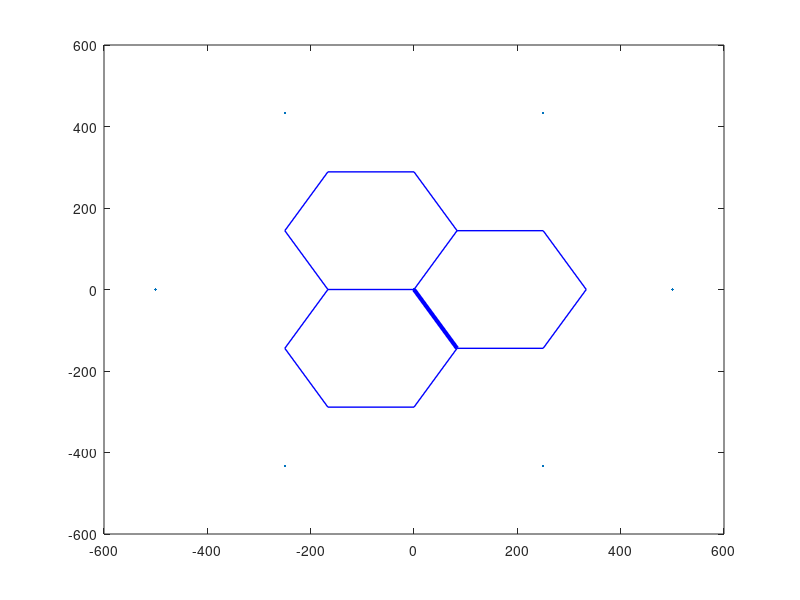

Reproduce this figure in MATLAB. (Note: this script raises an error after producing the figure.)
function [SectorLocation,LabelLocation,NumSectors] = GenerateSectorLoc()

InterSiteDist = 500; % m
r = InterSiteDist/3; % radius of the sector eNodeB cell
NumSiteRings = 1; % 0 ring->1 BS site, 1 ring->7 BS sites, 2 ring->19 BS sites, 3 ring->37 BS sites
rBorder = NumSiteRings*3*r+2*r; % radius of considered area

%%sector location and boresight
if NumSiteRings==0
    Sites=[0,0];%x,y coordinate of all Sites
elseif NumSiteRings==1
    Sites=zeros(7,2);
    ang=0:60:300;
    Sites(2:7,1)=3*r.*cosd(ang);
    Sites(2:7,2)=3*r.*sind(ang);
elseif NumSiteRings==2
    Sites=zeros(19,2);
    ang=0:60:300;
    Sites(2:7,1)=3*r.*cosd(ang);
    Sites(2:7,2)=3*r.*sind(ang);
    Sites(8:2:18,1)=6*r.*cosd(ang);
    Sites(8:2:18,2)=6*r.*sind(ang);  
    ang=30:60:330;
    Sites(9:2:19,1)=3*sqrt(3)*r.*cosd(ang);
    Sites(9:2:19,2)=3*sqrt(3)*r.*sind(ang);      
elseif NumSiteRings==3
    ;
end

Sites;
NumSites=size(Sites,1);

figure;
plot(Sites(:,1),Sites(:,2),'.')
hold on;
LabelLocation = zeros(3*NumSites,2);
linewidth = 1;
for p=1:NumSites
    %%%plot parallel lines: 60 degree lines
    plot([Sites(p,1) Sites(p,1)+r*cosd(60)],[Sites(p,2) Sites(p,2)+r*sind(60)],'-b','LineWidth',linewidth)
    plot([Sites(p,1) Sites(p,1)+r*cosd(60)]-1.5*r,[Sites(p,2) Sites(p,2)+r*sind(60)]+sqrt(3)/2*r,'-b','LineWidth',linewidth)
    plot([Sites(p,1) Sites(p,1)+r*cosd(60)]+1.5*r,[Sites(p,2) Sites(p,2)+r*sind(60)]-sqrt(3)/2*r,'-b','LineWidth',linewidth)
    plot([Sites(p,1) Sites(p,1)+r*cosd(60)]-1.5*r,[Sites(p,2) Sites(p,2)+r*sind(60)]-sqrt(3)/2*r,'-b','LineWidth',linewidth)
    plot([Sites(p,1) Sites(p,1)+r*cosd(60)],[Sites(p,2) Sites(p,2)+r*sind(60)]-sqrt(3)*r,'-b','LineWidth',linewidth)

    %%%plot parallel lines: 180 degree lines
    plot([Sites(p,1) Sites(p,1)+r*cosd(180)],[Sites(p,2) Sites(p,2)+r*sind(180)],'-b','LineWidth',linewidth)
    plot([Sites(p,1) Sites(p,1)+r*cosd(180)],[Sites(p,2) Sites(p,2)+r*sind(180)]+sqrt(3)*r,'-b','LineWidth',linewidth)
    plot([Sites(p,1) Sites(p,1)+r*cosd(180)],[Sites(p,2) Sites(p,2)+r*sind(180)]-sqrt(3)*r,'-b','LineWidth',linewidth)
    plot([Sites(p,1) Sites(p,1)+r*cosd(180)]+1.5*r,[Sites(p,2) Sites(p,2)+r*sind(180)]+sqrt(3)/2*r,'-b','LineWidth',linewidth)
    plot([Sites(p,1) Sites(p,1)+r*cosd(180)]+1.5*r,[Sites(p,2) Sites(p,2)+r*sind(180)]-sqrt(3)/2*r,'-b','LineWidth',linewidth)
    
    %%%plot parallel lines: 300 degree lines  
    plot([Sites(p,1) Sites(p,1)+r*cosd(300)],[Sites(p,2) Sites(p,2)+r*sind(300)],'-b','LineWidth',3)
    plot([Sites(p,1) Sites(p,1)+r*cosd(300)]-1.5*r,[Sites(p,2) Sites(p,2)+r*sind(300)]-sqrt(3)/2*r,'-b','LineWidth',linewidth)
    plot([Sites(p,1) Sites(p,1)+r*cosd(300)]+1.5*r,[Sites(p,2) Sites(p,2)+r*sind(300)]+sqrt(3)/2*r,'-b','LineWidth',linewidth)
    plot([Sites(p,1) Sites(p,1)+r*cosd(300)]-1.5*r,[Sites(p,2) Sites(p,2)+r*sind(300)]+sqrt(3)/2*r,'-b','LineWidth',linewidth)
    plot([Sites(p,1) Sites(p,1)+r*cosd(300)],[Sites(p,2) Sites(p,2)+r*sind(300)]+sqrt(3)*r,'-b','LineWidth',linewidth)
    
    %%%plot the sector arrow
    arrow3(Sites(p,:),Sites(p,:)+[0.4*r 0],[],2.5,1.5);%s,W,H  see arrow3 for their meaning
    arrow3(Sites(p,:),Sites(p,:)+0.4*r*[cosd(120) sind(120)],[],2.5,1.5);%s,W,H  see arrow3 for their meaning
    arrow3(Sites(p,:),Sites(p,:)+0.4*r*[cosd(240) sind(240)],[],2.5,1.5);%s,W,H  see arrow3 for their meaning

    %%%label the three sectors at each site
    LabelLocation(3*(p-1)+1,:) = [Sites(p,1)+r,Sites(p,2)];
    LabelLocation(3*(p-1)+2,:) = [Sites(p,1)-0.5*r,Sites(p,2)+sqrt(3)/2*r];
    LabelLocation(3*(p-1)+3,:) = [Sites(p,1)-0.5*r,Sites(p,2)-sqrt(3)/2*r];
    text(Sites(p,1)+0.75*r,Sites(p,2),sprintf('%d',3*(p-1)+1),'FontSize',28,'FontWeight','bold');
    text(Sites(p,1)-0.75*r,Sites(p,2)+0.75*r,sprintf('%d',3*(p-1)+2),'FontSize',28,'FontWeight','bold');
    text(Sites(p,1)-0.75*r,Sites(p,2)-0.75*r,sprintf('%d',3*(p-1)+3),'FontSize',28,'FontWeight', 'bold');
end
axis equal tight
xlim([-rBorder,rBorder]);
ylim([-rBorder,rBorder]);
xlabel('x (m)','Fontsize',30);
ylabel('y (m)','Fontsize',30);
set(gcf,'Color','w')
set(gca,'FontSize',15);
axis image
set(gca,'xtick',[])
set(gca,'ytick',[])
set(gca,'Visible','off') %// handy for printing the image
%axis equal

%%% sign: site %%%
hold on
plot(Sites(1,1)+1.4*r,Sites(1,2)+0.3*r,'k^','MarkerFaceColor','r','MarkerSize',20);
text(Sites(4,1)-2.5*r,Sites(4,2)+0.65*r,sprintf('站点'),'FontSize',28,'Color','r','FontWeight','bold')
text(Sites(4,1)-2.5*r,Sites(4,2)+0.60*r,sprintf('用户'),'FontSize',28,'Color','r','FontWeight','bold')
% for mainSignalPowerScalingLawinSingleCell.m
% hold on
% plot(60,-4.3,'b^','MarkerFaceColor','b','MarkerSize',10); % UEidx = 500

NumSectors = 3*NumSites;
SectorLocation = zeros(NumSectors,2);
for p = 1:NumSites
    SectorLocation(3*(p-1)+1:3*p,:) = repmat( Sites(p,:),[3 1]);
end
SectorLocation;
Boresight = zeros(NumSectors,1); %%degree
Boresight(2:3:end) = 120;
Boresight(3:3:end) = -120;
Boresight;

